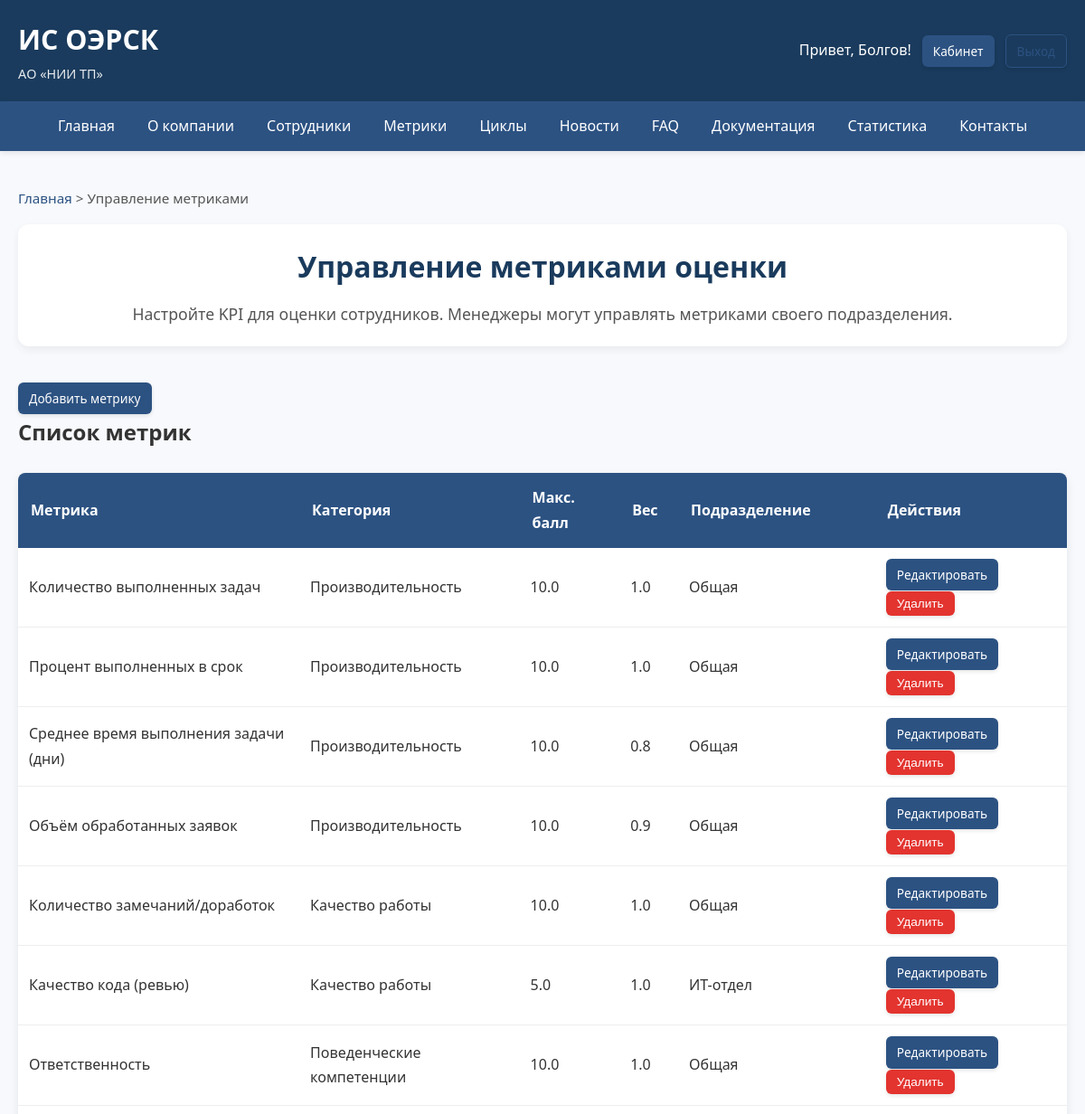
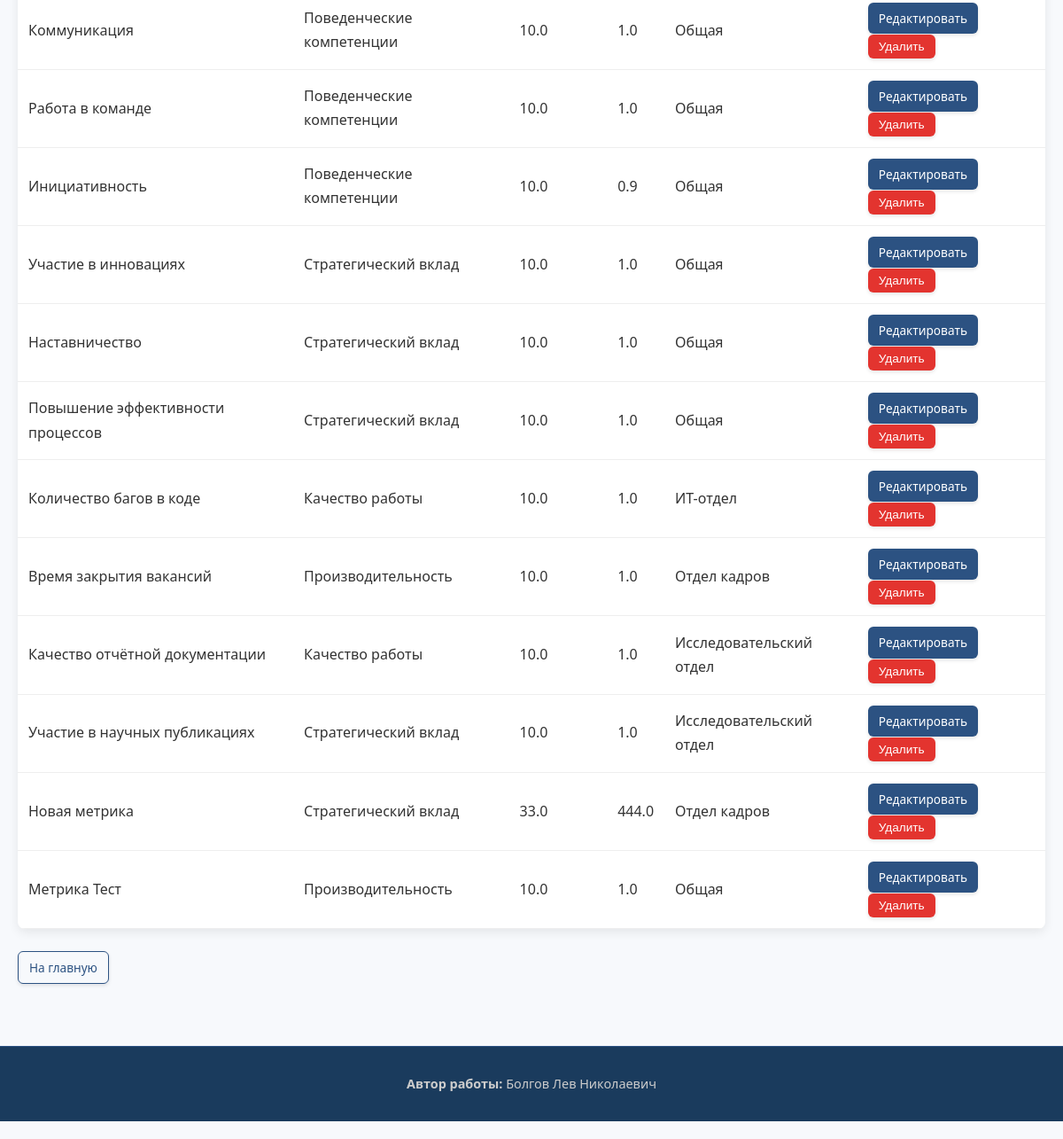
The app's page /admin/metrics (signed in) with its own data (2 pictures, top to bottom).
### app/models.py (models this page shows)
class Employee(db.Model, UserMixin):
    __tablename__ = 'employees'
    id = db.Column(db.Integer, primary_key=True)
    full_name = db.Column(db.String(150), nullable=False)
    email = db.Column(db.String(120), unique=True, nullable=False)
    password_hash = db.Column(db.String(255), nullable=False)
    role_id = db.Column(db.Integer, db.ForeignKey('roles.id'), nullable=False)
    department_id = db.Column(db.Integer, db.ForeignKey('departments.id'), nullable=False)
    position_id = db.Column(db.Integer, db.ForeignKey('positions.id'), nullable=False)
    ip_address = db.Column(db.String(45))
    hire_date = db.Column(db.DateTime, default=datetime.utcnow)
    is_active = db.Column(db.Boolean, default=True)
    photo = db.Column(db.String(255), nullable=True)
    role = db.relationship('Role')
    department = db.relationship('Department')
    position = db.relationship('Position')
    metrics_received = db.relationship('EmployeeMetric', foreign_keys='EmployeeMetric.employee_id', backref='employee')
    received_feedback = db.relationship('Feedback', foreign_keys='Feedback.employee_id', backref='employee')
    sender_feedbacks = db.relationship('Feedback', foreign_keys='Feedback.sender_id', backref='sender')
    faqs_created = db.relationship('FAQ', backref='author')
    news_created = db.relationship('News', backref='author')

class PerformanceMetric(db.Model):
    __tablename__ = 'performance_metrics'
    id = db.Column(db.Integer, primary_key=True)
    name = db.Column(db.String(150), nullable=False)
    description = db.Column(db.Text)
    category_id = db.Column(db.Integer, db.ForeignKey('metric_categories.id'), nullable=False)
    category = db.relationship('MetricCategory')
    max_score = db.Column(db.Float, default=10.0)
    scale_type = db.Column(db.String(20), default='10-point')
    department_id = db.Column(db.Integer, db.ForeignKey('departments.id'))
    is_active = db.Column(db.Boolean, default=True)
    weight = db.Column(db.Float, default=1.0)
    department = db.relationship('Department', backref='custom_metrics')
    exclusions = db.relationship('MetricExclusion', backref='metric', cascade="all, delete-orphan")

class MetricCategory(db.Model):
    __tablename__ = 'metric_categories'
    id = db.Column(db.Integer, primary_key=True)
    name = db.Column(db.String(50), nullable=False)
    description = db.Column(db.Text)
    weight = db.Column(db.Float, default=0.25)

class Department(db.Model):
    __tablename__ = 'departments'
    id = db.Column(db.Integer, primary_key=True)
    name = db.Column(db.String(100), nullable=False, unique=True)
    description = db.Column(db.Text)

### app/views.py (the view)
    def decorated_function(*args, **kwargs):
        if not current_user.is_authenticated:
            abort(403)
        if current_user.role.name not in ['admin', 'manager']:
            abort(403)
        return f(*args, **kwargs)

### app/views.py (called while the page is built)
def render_with_breadcrumbs(template, breadcrumbs, **context):
    return render_template(template, breadcrumbs=breadcrumbs, **context)

def admin_or_manager_required(f):
    def decorated_function(*args, **kwargs):
        if not current_user.is_authenticated:
            abort(403)
        if current_user.role.name not in ['admin', 'manager']:
            abort(403)
        return f(*args, **kwargs)
    decorated_function.__name__ = f.__name__
    return decorated_function

@views.route('/admin/metrics')
@login_required
@admin_or_manager_required
def admin_metrics():
    if current_user.role.name == 'manager':
        metrics = PerformanceMetric.query.filter_by(department_id=current_user.department_id).all()
    else:
        metrics = PerformanceMetric.query.all()
    categories = MetricCategory.query.all()
    departments = Department.query.all()
    breadcrumbs = [("Главная", url_for('views.index')), ("Управление метриками", "")]
    return render_with_breadcrumbs('admin_metrics.html', breadcrumbs,
                                   metrics=metrics,
                                   categories=categories,
                                   departments=departments)

### app/templates/admin_metrics.html (shortened to what this page needs)
{% extends "base.html" %}
{% block content %}
<div class="page-header">
    <h1>Управление метриками оценки</h1>
    <p class="lead">
        Настройте KPI для оценки сотрудников. Менеджеры могут управлять метриками своего подразделения.
    </p>
</div>
<div class="action-buttons">
    <a href="{{ url_for('views.add_metric') }}" class="btn">Добавить метрику</a>
</div>
{% if metrics %}
<div class="section">
    <h2>Список метрик</h2>
    <table>
        <thead>
            <tr>
                <th>Метрика</th>
                <th>Категория</th>
                <th>Макс. балл</th>
                <th>Вес</th>
                <th>Подразделение</th>
                <th>Действия</th>
            </tr>
        </thead>
        <tbody>
            {% for m in metrics %}
            <tr>
                <td>{{ m.name }}</td>
                <td>{{ m.category.name }}</td>
                <td>{{ m.max_score }}</td>
                <td>{{ "%.1f"|format(m.weight) }}</td>
                <td>
                    {% if m.department %}
                        <span class="badge">{{ m.department.name }}</span>
                    {% else %}
                        <span class="badge badge-secondary">Общая</span>
                    {% endif %}
                </td>
                <td>
                    <a href="{{ url_for('views.edit_metric', metric_id=m.id) }}" class="btn btn-small">Редактировать</a>
                    {% if current_user.role.name == 'admin' or (m.department and m.department.id == current_user.department_id) %}
                    <form action="{{ url_for('views.delete_metric', metric_id=m.id) }}" method="POST" style="display: inline;">
                        <button type="submit" class="btn btn-small btn-danger confirm-delete">Удалить</button>
                    </form>
                    {% else %}
                    <span class="text-muted">Нет прав</span>
                    {% endif %}
                </td>
            </tr>
            {% endfor %}
        </tbody>
    </table>
</div>
{% else %}
<div class="alert alert-info">
    Метрики не найдены.
</div>
{% endif %}
<div class="action-buttons">
    <a href="{{ url_for('views.index') }}" class="btn btn-outline">На главную</a>
</div>
{% endblock %}

### app/templates/base.html (shortened to what this page needs)
<!DOCTYPE html>
<html lang="ru">
<head>
    <link rel="stylesheet" href="{{ url_for('static', filename='styles.css') }}">
    <link href="https://cdnjs.cloudflare.com/ajax/libs/font-awesome/6.0.0/css/all.min.css" rel="stylesheet">
</head>
<body>
    <header class="header" role="banner">
        <div class="logo">
            <h1><a href="{{ url_for('views.index') }}">ИС ОЭРСК</a></h1>
            <p>АО «НИИ ТП»</p>
        </div>
        <div class="auth-bar">
            {% if current_user.is_authenticated %}
                <span>Привет, {{ current_user.full_name.split()[0] }}!</span>
                <a href="{{ url_for('views.dashboard') }}" class="btn btn-small">Кабинет</a>
                <a href="{{ url_for('auth.logout') }}" class="btn btn-small btn-outline">Выход</a>
            {% else %}
                <a href="{{ url_for('auth.login') }}" class="btn btn-small">Вход</a>
            {% endif %}
        </div>
    </header>
    <nav class="main-menu" role="navigation">
        <ul>
            <li><a href="{{ url_for('views.index') }}">Главная</a></li>
            <li><a href="{{ url_for('views.about') }}">О компании</a></li>
            <li><a href="{{ url_for('views.employees') }}">Сотрудники</a></li>
            <li><a href="{{ url_for('views.metrics') }}">Метрики</a></li>
            <li><a href="{{ url_for('views.cycles') }}">Циклы</a></li>
            <li><a href="{{ url_for('views.news_list') }}">Новости</a></li>
            <li><a href="{{ url_for('views.faq') }}">FAQ</a></li>
            <li><a href="{{ url_for('views.documentation') }}">Документация</a></li>
            <li><a href="{{ url_for('views.stats') }}">Статистика</a></li>
            <li><a href="{{ url_for('views.contact') }}">Контакты</a></li>
        </ul>
    </nav>
    <div class="container">
        {% if breadcrumbs %}
        <div class="breadcrumbs" aria-label="Хлебные крошки">
            {% for crumb in breadcrumbs %}
                {% if not loop.last %}
                    <a href="{{ crumb[1] }}">{{ crumb[0] }}</a> >
                {% else %}
                    <span>{{ crumb[0] }}</span>
                {% endif %}
            {% endfor %}
        </div>
        {% endif %}
        <main>
            {% block content %}{% endblock %}
        </main>
    </div>
    <footer class="footer" role="contentinfo">
        <div class="footer-content">
            <div>
                <strong>Автор работы:</strong> Болгов Лев Николаевич
            </div>
        </div>
    </footer>
</body>
</html>

### app/static/styles.css (style rules this page uses)
* { margin: 0; padding: 0; box-sizing: border-box; }
body { font-family: 'Segoe UI', Tahoma, Geneva, Verdana, sans-serif; line-height: 1.7; color: #333; background-color: #f7f9fc; padding-bottom: 20px; }
.container { max-width: 1200px; margin: 0 auto; padding: 20px; }
.header { background: #1a3b5d; color: white; padding: 18px 20px; display: flex; justify-content: space-between; align-items: center; flex-wrap: wrap; box-shadow: 0 2px 8px rgba(0, 0, 0, 0.1); }
.header .logo h1 { margin: 0; font-size: 1.9em; font-weight: 600; }
.header .logo p { margin: 0; font-size: 0.9em; opacity: 0.9; }
.header .logo a { color: white; text-decoration: none; }
.auth-bar { display: flex; gap: 12px; align-items: center; }
.main-menu { background: #2c5282; color: white; box-shadow: 0 2px 6px rgba(0, 0, 0, 0.1); }
.main-menu ul { list-style: none; display: flex; flex-wrap: wrap; justify-content: center; margin: 0; }
.main-menu ul li a { display: block; padding: 14px 18px; color: white; text-decoration: none; transition: background 0.3s ease, transform 0.1s; font-weight: 500; }
.breadcrumbs { margin: 20px 0 15px; font-size: 0.95em; color: #555; }
.breadcrumbs a { color: #2c5282; text-decoration: none; }
.btn { display: inline-block; padding: 10px 18px; background: #2c5282; color: white; border: none; border-radius: 6px; text-decoration: none; font-size: 0.95em; font-weight: 500; cursor: pointer; transition: all 0.3s ease; box-shadow: 0 2px 4px rgba(0, 0, 0, 0.1); }
.btn-outline { background: transparent; border: 1px solid #2c5282; color: #2c5282; }
.btn-danger { background: #e3342f; }
.btn-small { padding: 6px 12px; font-size: 0.85em; }
table { width: 100%; border-collapse: collapse; margin: 25px 0; background: white; border-radius: 8px; overflow: hidden; box-shadow: 0 4px 12px rgba(0, 0, 0, 0.08); }
table th { background: #2c5282; color: white; padding: 14px; text-align: left; font-weight: 600; }
table td { padding: 12px; border-bottom: 1px solid #eee; }
.footer { background: #1a3b5d; color: #ccc; padding: 30px 20px; text-align: center; font-size: 0.9em; margin-top: 50px; border-top: 1px solid #2c5282; }
.footer-content { max-width: 1200px; margin: 0 auto; display: flex; justify-content: center; flex-wrap: wrap; gap: 15px; }
.action-buttons { display: flex; gap: 10px; margin-top: 12px; }
.action-buttons .btn { padding: 6px 12px; font-size: 0.85em; }
.page-header { text-align: center; margin-bottom: 40px; padding: 20px; background: white; border-radius: 12px; box-shadow: 0 4px 10px rgba(0, 0, 0, 0.06); }
.page-header h1 { color: #1a3b5d; font-size: 2em; margin-bottom: 10px; }
.page-header .lead { color: #555; font-size: 1.1em; }

### records on screen
Employee: full_name "Болгов"
PerformanceMetric: name "Количество выполненных задач", category.name "Производительность", max_score "10.0", weight "1.0", shows "Общая"
PerformanceMetric: name "Процент выполненных в срок", category.name "Производительность", max_score "10.0", weight "1.0", shows "Общая"
PerformanceMetric: name "Среднее время выполнения задачи (дни)", category.name "Производительность", max_score "10.0", weight "0.8", shows "Общая"
PerformanceMetric: name "Объём обработанных заявок", category.name "Производительность", max_score "10.0", weight "0.9", shows "Общая"
PerformanceMetric: name "Количество замечаний/доработок", category.name "Качество работы", max_score "10.0", weight "1.0", shows "Общая"
PerformanceMetric: name "Качество кода (ревью)", category.name "Качество работы", max_score "5.0", weight "1.0", department.name "ИТ-отдел"
PerformanceMetric: name "Ответственность", category.name "Поведенческие компетенции", max_score "10.0", weight "1.0", shows "Общая"
PerformanceMetric: name "Коммуникация", category.name "Поведенческие компетенции", max_score "10.0", weight "1.0", shows "Общая"
PerformanceMetric: name "Работа в команде", category.name "Поведенческие компетенции", max_score "10.0", weight "1.0", shows "Общая"
PerformanceMetric: name "Инициативность", category.name "Поведенческие компетенции", max_score "10.0", weight "0.9", shows "Общая"
PerformanceMetric: name "Участие в инновациях", category.name "Стратегический вклад", max_score "10.0", weight "1.0", shows "Общая"
PerformanceMetric: name "Наставничество", category.name "Стратегический вклад", max_score "10.0", weight "1.0", shows "Общая"
PerformanceMetric: name "Повышение эффективности процессов", category.name "Стратегический вклад", max_score "10.0", weight "1.0", shows "Общая"
PerformanceMetric: name "Количество багов в коде", category.name "Качество работы", max_score "10.0", weight "1.0", department.name "ИТ-отдел"
PerformanceMetric: name "Время закрытия вакансий", category.name "Производительность", max_score "10.0", weight "1.0", department.name "Отдел кадров"
PerformanceMetric: name "Качество отчётной документации", category.name "Качество работы", max_score "10.0", weight "1.0", department.name "Исследовательский отдел"
PerformanceMetric: name "Участие в научных публикациях", category.name "Стратегический вклад", max_score "10.0", weight "1.0", department.name "Исследовательский отдел"
PerformanceMetric: name "Новая метрика", category.name "Стратегический вклад", max_score "33.0", weight "444.0", department.name "Отдел кадров"
PerformanceMetric: name "Метрика Тест", category.name "Производительность", max_score "10.0", weight "1.0", shows "Общая"

### other values on screen
{{ crumb[0] }} "Главная"
{{ crumb[0] }} "Управление метриками"
